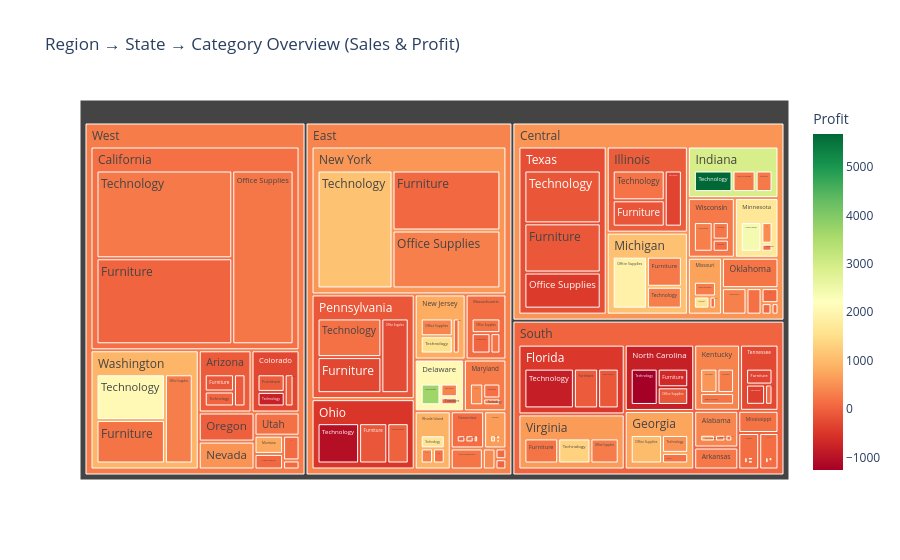
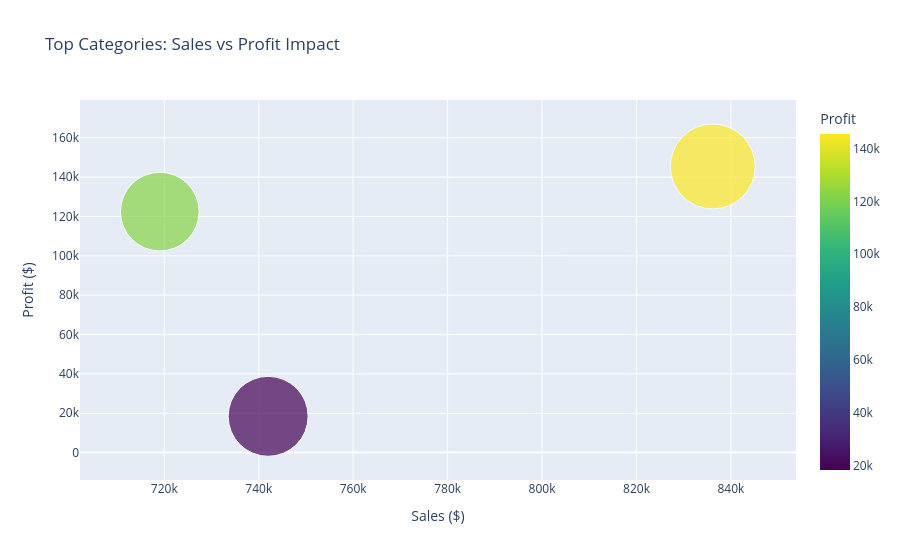

Notebook code for these charts, in order:
### Markdown cell above
Treemap: Sales by Category — Top 5 States & Cities per Region

Bubble Plot: Top Categories by Profit Impact

### Code cell
import plotly.express as px

# -----------------------------
# 7. Treemap: Region → State → Category
# -----------------------------
fig_treemap = px.treemap(
    df,
    path=['Region', 'State', 'Category'],
    values='Sales',
    color='Profit',
    color_continuous_scale='RdYlGn',
    hover_data={'Sales': True, 'Profit': True, 'Category': True},
    title='Region → State → Category Overview (Sales & Profit)'
)
fig_treemap.update_traces(root_color="lightgrey")
fig_treemap.show()

# -----------------------------
# 8. Bubble Plot: Top Categories by Profit Impact
# -----------------------------
category_summary = (
    df.groupby('Category')[['Sales', 'Profit']]
      .sum()
      .reset_index()
      .sort_values('Profit', ascending=False)
)

fig_bubble = px.scatter(
    category_summary,
    x='Sales',
    y='Profit',
    size='Sales',
    color='Profit',
    hover_name='Category',
    size_max=60,
    color_continuous_scale='Viridis',
    title='Top Categories: Sales vs Profit Impact'
)
fig_bubble.update_layout(xaxis_title='Sales ($)', yaxis_title='Profit ($)')
fig_bubble.show()

### Figure 1 — Plotly figure (JSON) as saved in the notebook; plotly's stock layout.template omitted (floating-point values rounded to 4 significant figures; data arrays with more than 128 entries replaced by an {"elided": "..."} marker saying what was removed)
{"data": [{"branchvalues": "total", "customdata": {"elided": "195x3 mixed values"}, "domain": {"x": [0, 1], "y": [0, 1]}, "hovertemplate": "labels=%{label}<br>Sales=%{customdata[0]}<br>parent=%{parent}<br>id=%{id}<br>Profit=%{color}<br>Category=%{customdata[2]}<extra></extra>", "ids": {"elided": "195 str values"}, "labels": {"elided": "195 str values"}, "marker": {"coloraxis": "coloraxis", "colors": {"elided": "195 float values"}}, "name": "", "parents": {"elided": "195 str values"}, "root": {"color": "lightgrey"}, "type": "treemap", "values": {"elided": "195 float values"}}], "layout": {"coloraxis": {"colorbar": {"title": {"text": "Profit"}}, "colorscale": [[0, "rgb(165,0,38)"], [0.1, "rgb(215,48,39)"], [0.2, "rgb(244,109,67)"], [0.3, "rgb(253,174,97)"], [0.4, "rgb(254,224,139)"], [0.5, "rgb(255,255,191)"], [0.6, "rgb(217,239,139)"], [0.7, "rgb(166,217,106)"], [0.8, "rgb(102,189,99)"], [0.9, "rgb(26,152,80)"], [1, "rgb(0,104,55)"]]}, "legend": {"tracegroupgap": 0}, "title": {"text": "Region → State → Category Overview (Sales & Profit)"}}}

### Figure 2 — Plotly figure (JSON) as saved in the notebook; plotly's stock layout.template omitted (floating-point values rounded to 4 significant figures)
{"data": [{"hovertemplate": "<b>%{hovertext}</b><br><br>Sales=%{marker.size}<br>Profit=%{marker.color}<extra></extra>", "hovertext": ["Technology", "Office Supplies", "Furniture"], "legendgroup": "", "marker": {"color": [145500.0, 122500.0, 18450.0], "coloraxis": "coloraxis", "size": [836200.0, 719000.0, 742000.0], "sizemode": "area", "sizeref": 232.3, "symbol": "circle"}, "mode": "markers", "name": "", "orientation": "v", "showlegend": false, "type": "scatter", "x": [836200.0, 719000.0, 742000.0], "xaxis": "x", "y": [145500.0, 122500.0, 18450.0], "yaxis": "y"}], "layout": {"coloraxis": {"colorbar": {"title": {"text": "Profit"}}, "colorscale": [[0, "#440154"], [0.1111, "#482878"], [0.2222, "#3e4989"], [0.3333, "#31688e"], [0.4444, "#26828e"], [0.5556, "#1f9e89"], [0.6667, "#35b779"], [0.7778, "#6ece58"], [0.8889, "#b5de2b"], [1, "#fde725"]]}, "legend": {"itemsizing": "constant", "tracegroupgap": 0}, "title": {"text": "Top Categories: Sales vs Profit Impact"}, "xaxis": {"anchor": "y", "domain": [0, 1], "title": {"text": "Sales ($)"}}, "yaxis": {"anchor": "x", "domain": [0, 1], "title": {"text": "Profit ($)"}}}}
